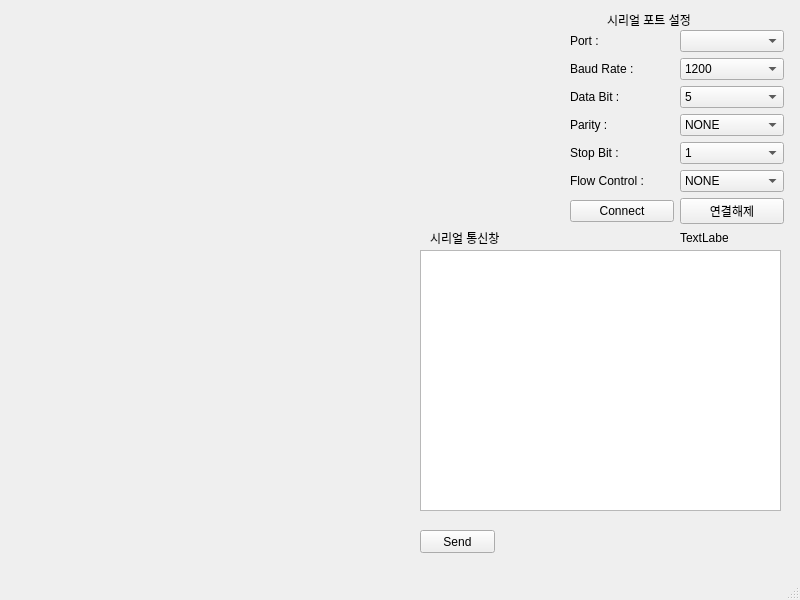
<?xml version="1.0" encoding="UTF-8"?>
<ui version="4.0">
 <class>MainWindow</class>
 <widget class="QMainWindow" name="MainWindow">
  <property name="geometry">
   <rect>
    <x>0</x>
    <y>0</y>
    <width>800</width>
    <height>600</height>
   </rect>
  </property>
  <property name="windowTitle">
   <string>MainWindow</string>
  </property>
  <widget class="QWidget" name="centralwidget">
   <widget class="QTextBrowser" name="textBrowser">
    <property name="geometry">
     <rect>
      <x>420</x>
      <y>250</y>
      <width>361</width>
      <height>261</height>
     </rect>
    </property>
   </widget>
   <widget class="QLabel" name="label_7">
    <property name="geometry">
     <rect>
      <x>607</x>
      <y>10</y>
      <width>91</width>
      <height>20</height>
     </rect>
    </property>
    <property name="text">
     <string>시리얼 포트 설정</string>
    </property>
   </widget>
   <widget class="QLabel" name="label_8">
    <property name="geometry">
     <rect>
      <x>430</x>
      <y>230</y>
      <width>81</width>
      <height>16</height>
     </rect>
    </property>
    <property name="text">
     <string>시리얼 통신창</string>
    </property>
   </widget>
   <widget class="QLabel" name="label_9">
    <property name="geometry">
     <rect>
      <x>680</x>
      <y>230</y>
      <width>48</width>
      <height>16</height>
     </rect>
    </property>
    <property name="text">
     <string>TextLabel</string>
    </property>
   </widget>
   <widget class="QWidget" name="layoutWidget">
    <property name="geometry">
     <rect>
      <x>570</x>
      <y>30</y>
      <width>214</width>
      <height>194</height>
     </rect>
    </property>
    <layout class="QGridLayout" name="gridLayout">
     <item row="0" column="0">
      <widget class="QLabel" name="label">
       <property name="text">
        <string>Port :</string>
       </property>
      </widget>
     </item>
     <item row="0" column="1">
      <widget class="QComboBox" name="comboBox_Port"/>
     </item>
     <item row="1" column="0">
      <widget class="QLabel" name="label_2">
       <property name="text">
        <string>Baud Rate :</string>
       </property>
      </widget>
     </item>
     <item row="1" column="1">
      <widget class="QComboBox" name="comboBox_Baud">
       <item>
        <property name="text">
         <string>1200</string>
        </property>
       </item>
       <item>
        <property name="text">
         <string>2400</string>
        </property>
       </item>
       <item>
        <property name="text">
         <string>4800</string>
        </property>
       </item>
       <item>
        <property name="text">
         <string>9600</string>
        </property>
       </item>
       <item>
        <property name="text">
         <string>19200</string>
        </property>
       </item>
       <item>
        <property name="text">
         <string>38400</string>
        </property>
       </item>
       <item>
        <property name="text">
         <string>57600</string>
        </property>
       </item>
       <item>
        <property name="text">
         <string>115200</string>
        </property>
       </item>
      </widget>
     </item>
     <item row="2" column="0">
      <widget class="QLabel" name="label_3">
       <property name="text">
        <string>Data Bit :</string>
       </property>
      </widget>
     </item>
     <item row="2" column="1">
      <widget class="QComboBox" name="comboBox_Data">
       <item>
        <property name="text">
         <string>5</string>
        </property>
       </item>
       <item>
        <property name="text">
         <string>6</string>
        </property>
       </item>
       <item>
        <property name="text">
         <string>7</string>
        </property>
       </item>
       <item>
        <property name="text">
         <string>8</string>
        </property>
       </item>
      </widget>
     </item>
     <item row="3" column="0">
      <widget class="QLabel" name="label_4">
       <property name="text">
        <string>Parity :</string>
       </property>
      </widget>
     </item>
     <item row="3" column="1">
      <widget class="QComboBox" name="comboBox_Parity">
       <item>
        <property name="text">
         <string>NONE</string>
        </property>
       </item>
       <item>
        <property name="text">
         <string>EVEN</string>
        </property>
       </item>
       <item>
        <property name="text">
         <string>ODD</string>
        </property>
       </item>
       <item>
        <property name="text">
         <string>SPACE</string>
        </property>
       </item>
       <item>
        <property name="text">
         <string>MARK</string>
        </property>
       </item>
      </widget>
     </item>
     <item row="4" column="0">
      <widget class="QLabel" name="label_5">
       <property name="text">
        <string>Stop Bit :</string>
       </property>
      </widget>
     </item>
     <item row="4" column="1">
      <widget class="QComboBox" name="comboBox_Stop">
       <item>
        <property name="text">
         <string>1</string>
        </property>
       </item>
       <item>
        <property name="text">
         <string>1.5</string>
        </property>
       </item>
       <item>
        <property name="text">
         <string>2</string>
        </property>
       </item>
      </widget>
     </item>
     <item row="5" column="0">
      <widget class="QLabel" name="label_6">
       <property name="text">
        <string>Flow Control :</string>
       </property>
      </widget>
     </item>
     <item row="5" column="1">
      <widget class="QComboBox" name="comboBox_Flow">
       <item>
        <property name="text">
         <string>NONE</string>
        </property>
       </item>
       <item>
        <property name="text">
         <string>Hardware</string>
        </property>
       </item>
       <item>
        <property name="text">
         <string>Software</string>
        </property>
       </item>
      </widget>
     </item>
     <item row="6" column="0">
      <widget class="QPushButton" name="pushButton_Connect">
       <property name="text">
        <string>Connect</string>
       </property>
      </widget>
     </item>
     <item row="6" column="1">
      <widget class="QPushButton" name="pushButton_2">
       <property name="text">
        <string>연결해제</string>
       </property>
      </widget>
     </item>
    </layout>
   </widget>
   <widget class="QPushButton" name="pushButton_Send">
    <property name="geometry">
     <rect>
      <x>420</x>
      <y>530</y>
      <width>75</width>
      <height>23</height>
     </rect>
    </property>
    <property name="text">
     <string>Send</string>
    </property>
   </widget>
  </widget>
  <widget class="QMenuBar" name="menubar">
   <property name="geometry">
    <rect>
     <x>0</x>
     <y>0</y>
     <width>800</width>
     <height>22</height>
    </rect>
   </property>
  </widget>
  <widget class="QStatusBar" name="statusbar"/>
 </widget>
 <resources/>
 <connections/>
</ui>
